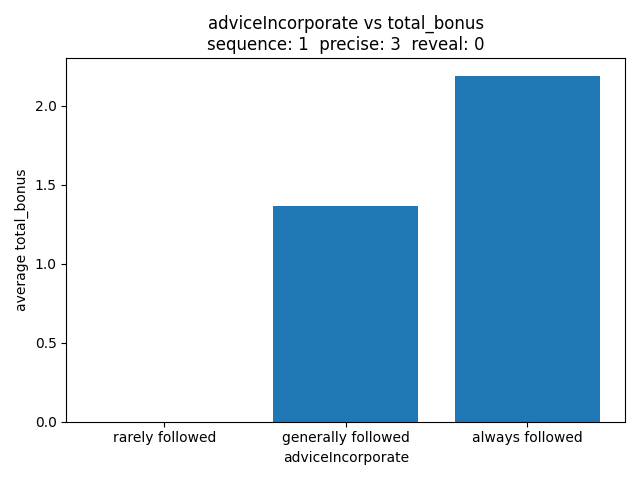

Recreate this plot in Python.
import pandas as pd
import matplotlib.pyplot as plt
import seaborn as sns

data = pd.read_csv("qualitative.csv")
seq = 1
prec = 3
rev = 0
data = data[(data['con.sequence'] == seq) & (data['con.precise'] == prec) & (data['con.reveal'] == rev)]

f1 = data[data["adviceIncorporate"] == "Did not follow the advice at all or only rarely"]
f2 = data[data["adviceIncorporate"] == "Generally followed the advice but deviated sometimes when I thought I had a better strategy"]
f3 = data[data["adviceIncorporate"] == "Always followed the AI advice closely"]


inco_average_dict = {
    "rarely followed": f1["total_bonus"].mean(),
    "generally followed": f2["total_bonus"].mean(), 
    "always followed": f3["total_bonus"].mean()
}

incokeys = list(inco_average_dict.keys())
incovalues = list(inco_average_dict.values())

plt.bar(incokeys, incovalues)
plt.title("adviceIncorporate vs total_bonus" + "\n" + f"sequence: {seq}  precise: {prec}  reveal: {rev}")
plt.xlabel("adviceIncorporate")
plt.ylabel("average total_bonus")
plt.tight_layout()

plt.show()
